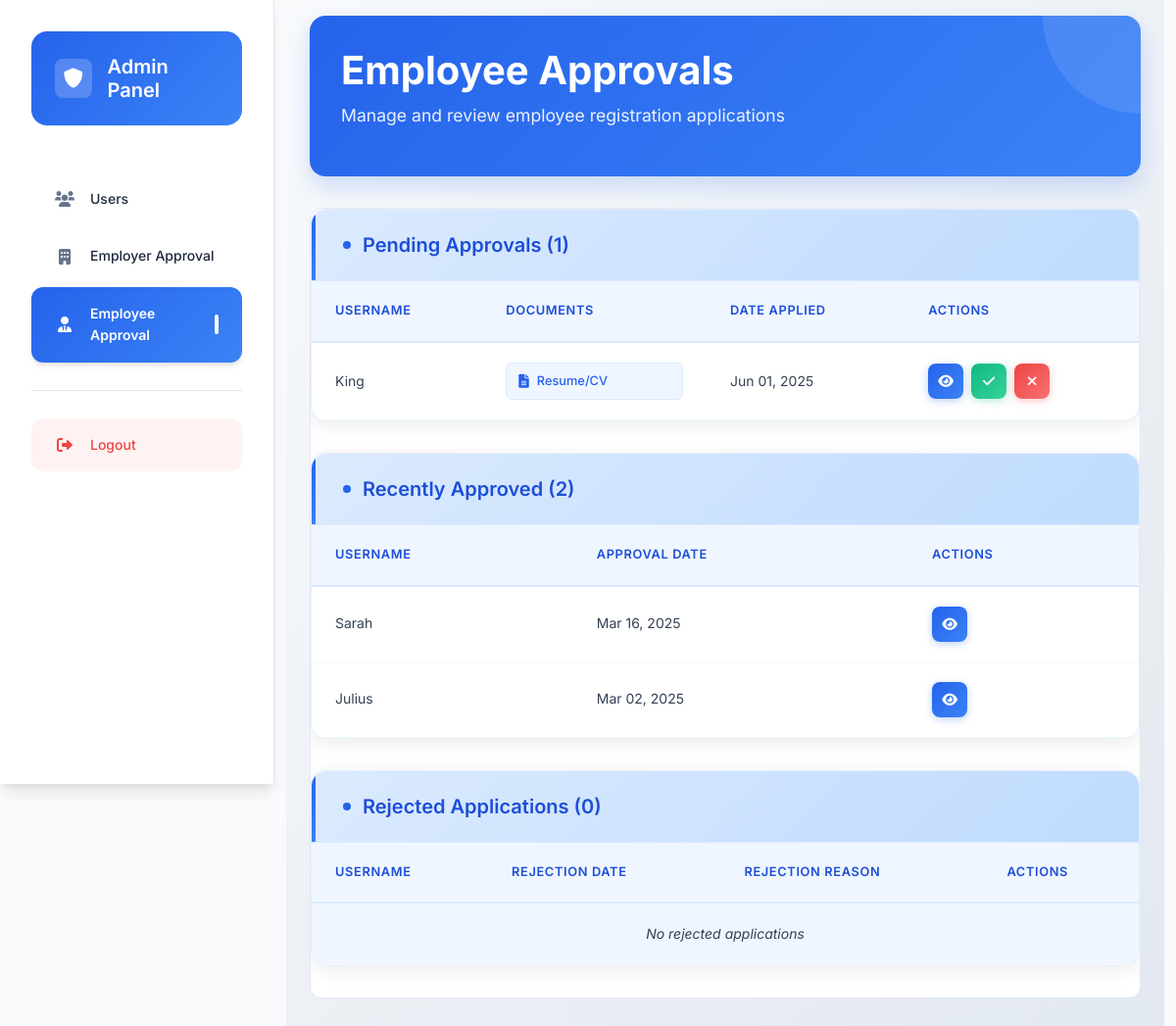
Before: /secret-admin/employee-approvals/ (signed in) with the older database file.
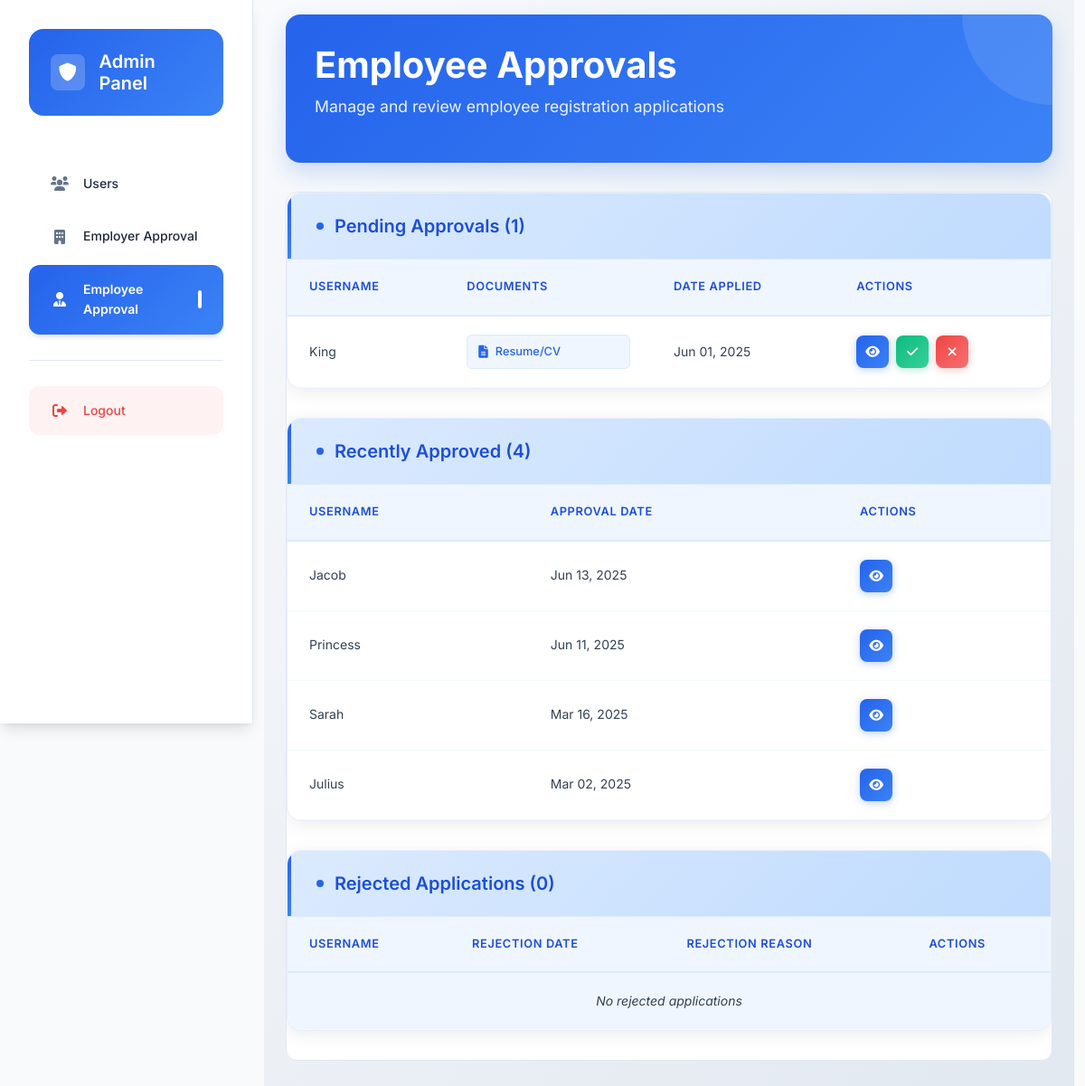
After: the same page with the newer database file.
### employee/models.py (models this page shows, shortened)
class Employee(models.Model):
    user = models.OneToOneField(
        settings.AUTH_USER_MODEL,
        on_delete=models.CASCADE,
        null=True,  # Allow null temporarily
        blank=True  # Allow blank temporarily
    )
    id = models.AutoField(primary_key=True)
    username = models.CharField(max_length=150, unique=True)
    email = models.EmailField(unique=True)
    password = models.CharField(max_length=128)
    first_name = models.CharField(max_length=50, blank=True, null=True)
    last_name = models.CharField(max_length=50, blank=True, null=True)
    phone = models.CharField(max_length=20, blank=True, null=True)
    location = models.CharField(max_length=255, blank=True, null=True)
    bio = models.TextField(blank=True, null=True)
    job_title = models.CharField(max_length=100, blank=True, null=True)
    skills = models.TextField(blank=True, null=True)
    years_of_experience = models.PositiveIntegerField(default=0)
    education = models.TextField(blank=True, null=True)
    certifications = models.TextField(blank=True, null=True)
    preferred_job_type = models.CharField(max_length=50, blank=True, null=True)
    expected_salary = models.DecimalField(max_digits=10, decimal_places=2, null=True, blank=True)
    remote_work_preference = models.BooleanField(default=False)
    willing_to_relocate = models.BooleanField(default=False)
    last_login = models.DateTimeField(null=True, blank=True)
    date_joined = models.DateTimeField(default=timezone.now)
    is_active = models.BooleanField(default=True)
    document = models.FileField(upload_to='employee_documents/', blank=True, null=True)
    document_name = models.CharField(max_length=100, blank=True, null=True)
    avatar = models.ImageField(upload_to='employee_avatars/', null=True, blank=True)
    resume = models.FileField(upload_to='employee_resumes/', null=True, blank=True)
    full_name = models.CharField(max_length=255, null=True, blank=True)
    is_approved = models.BooleanField(null=True, default=None)
    approval_date = models.DateTimeField(null=True, blank=True)
    rejection_reason = models.TextField(null=True, blank=True)

### admin_panel/views.py (the view)
# urls.py: path('employee-approvals/', views.employee_approval_dashboard, name='employee_approvals'),
@login_required
@user_passes_test(is_admin)
def employee_approval_dashboard(request):
    pending_employees = Employee.objects.filter(
        is_approved=False,
        rejection_reason__isnull=True
    ).order_by('-date_joined')
    approved_employees = Employee.objects.filter(
        is_approved=True
    ).order_by('-approval_date')
    rejected_employees = Employee.objects.filter(
        is_approved=False,
        rejection_reason__isnull=False
    ).order_by('-date_joined')
    context = {
        'pending_employees': pending_employees,
        'approved_employees': approved_employees,
        'rejected_employees': rejected_employees,
    }
    return render(request, 'admin_panel/employee_approval_dashboard.html', context)

### admin_panel/views.py (called while the page is built)
def is_admin(user):
    return user.is_authenticated and user.is_admin

### admin_panel/templates/admin_panel/employee_approval_dashboard.html (shortened to what the changed rows need)
{% extends "base.html" %}
{% load static %}
{% block extra_css %}
<link rel="stylesheet" href="{% static 'css/admin_panel.css' %}">
<link rel="stylesheet" href="{% static 'css/employee_approval.css' %}">
{% endblock %}
{% block content %}
<div class="admin-dashboard container-fluid">
    <aside class="sidebar">
        <div class="sidebar-header">
            <div class="logo-container">
                <h2>Admin Panel</h2>
            </div>
        </div>
    </aside>
    <main class="main-content px-4 py-3 w-full">
        <div class="content-header">
            <h1>Employee Approvals</h1>
        </div>
        <div class="table-container w-full max-w-full overflow-x-auto my-4">
            <div class="section">
                <div class="section-header">
                    <h2>Pending Approvals ({{ pending_employees.count }})</h2>
                </div>
                <div class="table-responsive">
                    <table class="data-table">
                        <thead>
                            <tr>
                                <th>Username</th>
                                <th>Documents</th>
                                <th>Date Applied</th>
                                <th>Actions</th>
                            </tr>
                        </thead>
                        <tbody>
                            {% for employee in pending_employees %}
                            <tr data-employee-id="{{ employee.id }}">
                                <td>{{ employee.username }}</td>
                                <td>
                                    <div class="document-links">
                                        {% if employee.document %}
                                        <a href="{{ employee.document.url }}" target="_blank" class="document-link">
                                            <i class="fas fa-file-alt"></i>
                                            Resume/CV
                                        </a>
                                        {% endif %}
                                    </div>
                                </td>
                                <td>{{ employee.date_joined|date:"M d, Y" }}</td>
                                <td>
                                    <div class="action-buttons">
                                        <button class="btn-icon view" onclick="viewEmployeeDetails({{ employee.id }})" title="View Details">
                                            <i class="fas fa-eye"></i>
                                        </button>
                                        <button class="btn-icon approve" onclick="approveEmployee({{ employee.id }})" title="Approve">
                                            <i class="fas fa-check"></i>
                                        </button>
                                        <button class="btn-icon reject" onclick="rejectEmployee({{ employee.id }})" title="Reject">
                                            <i class="fas fa-times"></i>
                                        </button>
                                    </div>
                                </td>
                            </tr>
                            {% empty %}
                            <tr>
                                <td colspan="4" class="text-center">No pending approvals</td>
                            </tr>
                            {% endfor %}
                        </tbody>
                    </table>
                </div>
            </div>
            <div class="section mt-6">
                <div class="section-header">
                    <h2>Recently Approved ({{ approved_employees.count }})</h2>
                </div>
                <div class="table-responsive">
                    <table class="data-table">
                        <thead>
                            <tr>
                                <th>Username</th>
                                <th>Approval Date</th>
                                <th>Actions</th>
                            </tr>
                        </thead>
                        <tbody>
                            {% for employee in approved_employees %}
                            <tr>
                                <td>{{ employee.username }}</td>
                                <td>{{ employee.approval_date|date:"M d, Y" }}</td>
                                <td>
                                    <div class="action-buttons">
                                        <button class="btn-icon view" onclick="viewEmployeeDetails({{ employee.id }})" title="View Details">
                                            <i class="fas fa-eye"></i>
                                        </button>
                                    </div>
                                </td>
                            </tr>
                            {% empty %}
                            <tr>
                                <td colspan="3" class="text-center">No approved employees</td>
                            </tr>
                            {% endfor %}
                        </tbody>
                    </table>
                </div>
            </div>
            <div class="section mt-6">
                <div class="section-header">
                    <h2>Rejected Applications ({{ rejected_employees.count }})</h2>
                </div>
                <div class="table-responsive">
                    <table class="data-table">
                        <thead>
                            <tr>
                                <th>Username</th>
                                <th>Rejection Date</th>
                                <th>Rejection Reason</th>
                                <th>Actions</th>
                            </tr>
                        </thead>
                    </table>
                </div>
            </div>
        </div>
    </main>
</div>
{% endblock %}

Changed rows visible on the page:
added Employee: username "Jacob", approval_date "Jun 13, 2025", shown under "Recently Approved (4)"
added Employee: username "Princess", approval_date "Jun 11, 2025", shown under "Recently Approved (4)"
Other visible differences:
{{ approved_employees.count }}: "2" → "4"
